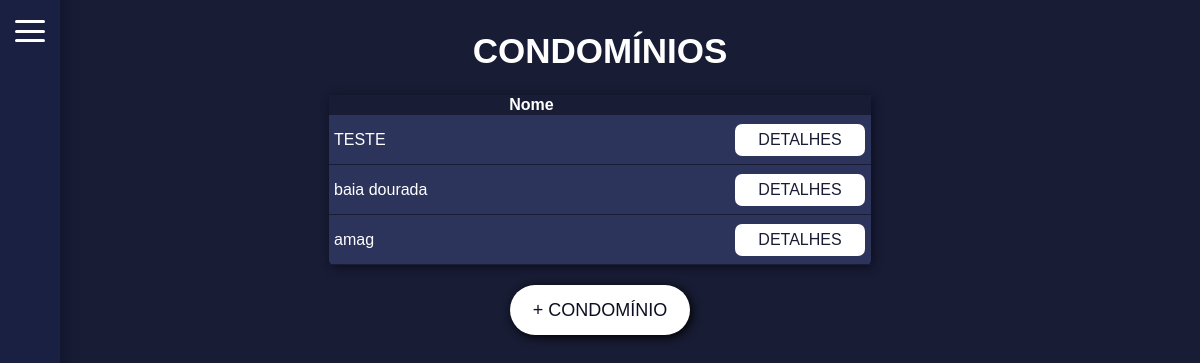
Before: /listar_conds/ with the older database file.
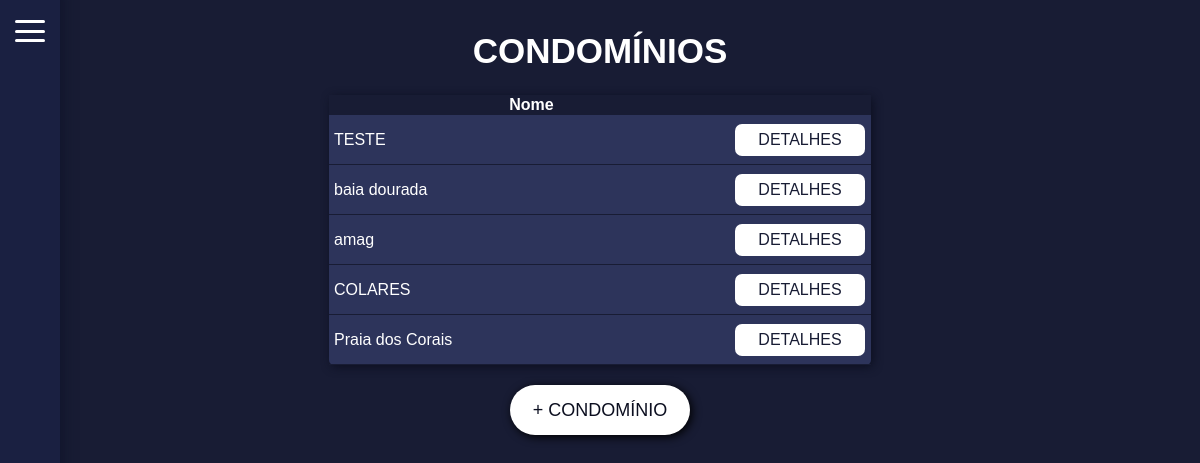
After: the same page with the newer database file.
### mainApp/models.py (models this page shows, shortened)
class Conds(models.Model):
    name = models.CharField(max_length=100)
    created_at = models.DateTimeField(auto_now_add=True)
    endereco = models.CharField(max_length=200)

### mainApp/views.py (the view)
# urls.py: path('listar_conds/', views.listar_conds, name='listar_conds'), # listar os condomínios
def listar_conds(request):
    cond = Conds.objects.all()
    return render(request, 'lista_conds.html', {'conds': cond})

### mainApp/templates/lista_conds.html (shortened to what this page needs)
<!DOCTYPE html>
<html>
<head>
</head>
<body>
    <div id="cabecalho">
        <h1 class="title">CONDOMÍNIOS</h1>
    </div>
    <div id="bar">
        <label for="menu-toggle" class="menu-btn">
            <span></span>
            <span></span>
            <span></span>
        </label>
        <div class="slide-menu">
            <ul>
            </ul>
        </div>
    </div>
    <div id="main-container">
        {% if conds %}
            <table>
                <thead>
                    <tr id="tr-head">
                        <th>Nome</th>
                        <th></th>
                    </tr>
                </thead>
                <tbody>
                    {% for conds in conds %}
                    <tr class="tr-itens">
                        <td class="cond-name">{{ conds.name }}</td>
                        <td><a href="{% url 'detail_conds' conds.id %}" class="bt-details">DETALHES</a></td>
                    </tr>
                    {% endfor %}
                </tbody>
            </table>
        {% else %}
            <p>Nenhum condomínio cadastrado ainda.</p>
        {% endif %}
        <div id="btn-conds">
            <a href="{% url 'cadastrar_condominio' %}">+ CONDOMÍNIO</a>
        </div>
    </div>
</body>
</html>

Changed rows visible on the page:
added Conds: name "COLARES"
added Conds: name "Praia dos Corais"
